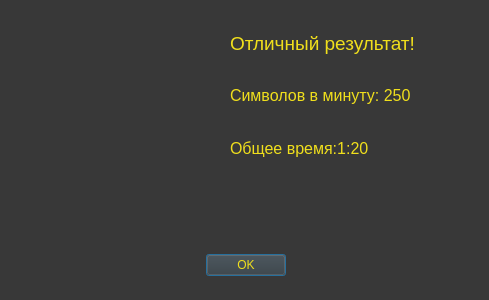
<?xml version="1.0" encoding="UTF-8"?>
<ui version="4.0">
 <class>Dialog</class>
 <widget class="QDialog" name="Dialog">
  <property name="geometry">
   <rect>
    <x>0</x>
    <y>0</y>
    <width>489</width>
    <height>300</height>
   </rect>
  </property>
  <property name="windowTitle">
   <string>Dialog</string>
  </property>
  <property name="styleSheet">
   <string notr="true">background-color: rgb(56, 56, 56);</string>
  </property>
  <widget class="QDialogButtonBox" name="buttonBox">
   <property name="geometry">
    <rect>
     <x>40</x>
     <y>240</y>
     <width>411</width>
     <height>51</height>
    </rect>
   </property>
   <property name="layoutDirection">
    <enum>Qt::LeftToRight</enum>
   </property>
   <property name="styleSheet">
    <string notr="true">color: rgb(240, 223, 28);
</string>
   </property>
   <property name="orientation">
    <enum>Qt::Horizontal</enum>
   </property>
   <property name="standardButtons">
    <set>QDialogButtonBox::Ok</set>
   </property>
   <property name="centerButtons">
    <bool>true</bool>
   </property>
  </widget>
  <widget class="QLabel" name="label">
   <property name="geometry">
    <rect>
     <x>30</x>
     <y>20</y>
     <width>191</width>
     <height>191</height>
    </rect>
   </property>
   <property name="text">
    <string/>
   </property>
  </widget>
  <widget class="QWidget" name="verticalLayoutWidget">
   <property name="geometry">
    <rect>
     <x>230</x>
     <y>20</y>
     <width>241</width>
     <height>151</height>
    </rect>
   </property>
   <layout class="QVBoxLayout" name="verticalLayout">
    <item>
     <widget class="QLabel" name="label_4">
      <property name="font">
       <font>
        <pointsize>14</pointsize>
       </font>
      </property>
      <property name="styleSheet">
       <string notr="true">color: rgb(240, 223, 28);
</string>
      </property>
      <property name="text">
       <string>Отличный результат!</string>
      </property>
     </widget>
    </item>
    <item>
     <widget class="QLabel" name="label_3">
      <property name="font">
       <font>
        <pointsize>12</pointsize>
       </font>
      </property>
      <property name="styleSheet">
       <string notr="true">color: rgb(240, 223, 28);
</string>
      </property>
      <property name="text">
       <string>Символов в минуту: 250</string>
      </property>
     </widget>
    </item>
    <item>
     <widget class="QLabel" name="label_2">
      <property name="font">
       <font>
        <pointsize>12</pointsize>
       </font>
      </property>
      <property name="styleSheet">
       <string notr="true">color: rgb(240, 223, 28);
</string>
      </property>
      <property name="text">
       <string>Общее время:1:20</string>
      </property>
     </widget>
    </item>
   </layout>
  </widget>
 </widget>
 <resources/>
 <connections>
  <connection>
   <sender>buttonBox</sender>
   <signal>accepted()</signal>
   <receiver>Dialog</receiver>
   <slot>accept()</slot>
   <hints>
    <hint type="sourcelabel">
     <x>248</x>
     <y>254</y>
    </hint>
    <hint type="destinationlabel">
     <x>157</x>
     <y>274</y>
    </hint>
   </hints>
  </connection>
  <connection>
   <sender>buttonBox</sender>
   <signal>rejected()</signal>
   <receiver>Dialog</receiver>
   <slot>reject()</slot>
   <hints>
    <hint type="sourcelabel">
     <x>316</x>
     <y>260</y>
    </hint>
    <hint type="destinationlabel">
     <x>286</x>
     <y>274</y>
    </hint>
   </hints>
  </connection>
 </connections>
</ui>
